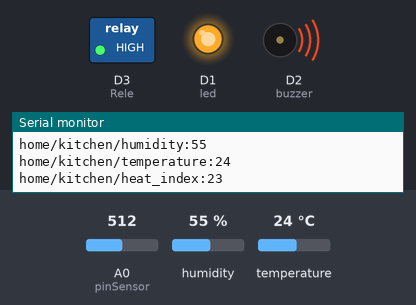
A sketch run on a simulated ESP8266 (NodeMCU). Shown: switched loads named in the sketch (green lamp = pin HIGH), output pins drawn as LEDs (lit = HIGH), buzzer (waves = sounding), the last lines printed to the serial monitor. The inputs (shaded band) are chosen by the test bench; at power-on: A0 (pinSensor) = 512, humidity 55 %, temperature 24 °C. WiFi joins after 1.5 s; servers stay silent unless stated; storage starts empty; random numbers use the default seed unless the sketch sets one; no MQTT or app messages arrive unless stated.

Above: at 2.7 s.
2.8 s: A0 (pinSensor) set to 328
7.1 s: A0 (pinSensor) set to 299
At 11.8 s:
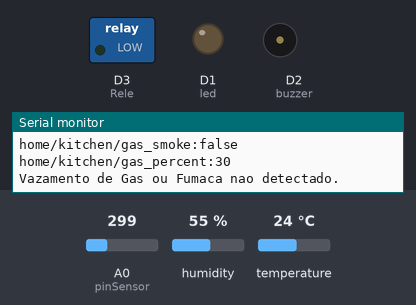
12.1 s: A0 (pinSensor) set to 511
At 14.8 s:
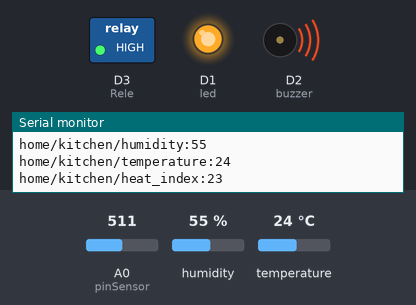
15.1 s: A0 (pinSensor) set to 306
At 16.8 s:
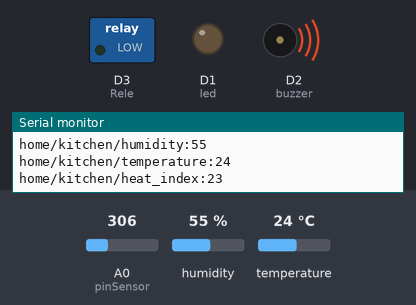
Timing chart, 0 to 20.2 s (numbered marks = the images above; inputs shaded):
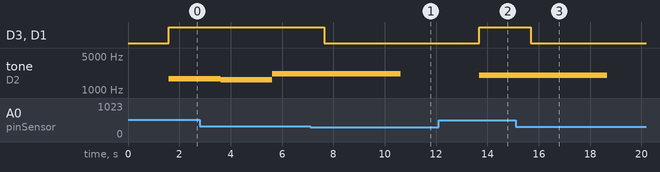

The sketch:

arduino-gas-sensor.ino
```cpp
#include <FS.h>  //this needs to be first, or it all crashes and burns...
#include <ESP8266WiFi.h>   //https://github.com/esp8266/Arduino
#include <DNSServer.h>
#include <ESP8266WebServer.h>
#include <WiFiManager.h>         //https://github.com/tzapu/WiFiManager
#include <WiFiClient.h>
#include <ArduinoJson.h>         //https://github.com/bblanchon/ArduinoJson
#include <DHT.h>
#include <MQTTClient.h>

//define your default values here, if there are different values in config.json, they are overwritten.
char mqtt_server[40] = "192.168.1.105";
char mqtt_port[6] = "1883";


//flag for saving data
bool shouldSaveConfig = false;

//callback notifying us of the need to save config
void saveConfigCallback () {
  Serial.println("Should save config");
  shouldSaveConfig = true;
}

MQTTClient mqttClient;
WiFiClient netClient;

bool debug = true;

//Constants and Variables
DHT dht(D4, DHT22);
int pinSensor = A0; //Pino Sensor
int Rele = D3; //Pino Relé
int buzzer = D2; //Pino Buzzer
int led = D1;
//int var = 0;
char ValDesarm = 30; //Percent of gas or smoke that will be considered by the sensor  //define your default values here, if there are different values in config.json, they are overwritten.
int value = 0;

void setup() {
 Serial.begin(115200);

 randomSeed(analogRead(0));

 pinMode(pinSensor, INPUT);
 pinMode(Rele, OUTPUT);
 pinMode(buzzer, OUTPUT);
 pinMode(led, OUTPUT);

  //clean FS, for testing
   //SPIFFS.format();

  //read configuration from FS json
  Serial.println("mounting FS...");

    if (SPIFFS.begin()) {
    Serial.println("mounted file system");
    if (SPIFFS.exists("/config.json")) {
      //file exists, reading and loading
      Serial.println("reading config file");
      File configFile = SPIFFS.open("/config.json", "r");
      if (configFile) {
        Serial.println("opened config file");
        size_t size = configFile.size();
        // Allocate a buffer to store contents of the file.
        std::unique_ptr<char[]> buf(new char[size]);

        configFile.readBytes(buf.get(), size);
        DynamicJsonBuffer jsonBuffer;
        JsonObject& json = jsonBuffer.parseObject(buf.get());
        json.printTo(Serial);
        if (json.success()) {
          Serial.println("\nparsed json");
          strcpy(mqtt_server, json["mqtt_server"]);
          strcpy(mqtt_port, json["mqtt_port"]);
   //       strcpy(ValDesarm, json["valDesarm"]);
        } else {
          Serial.println("failed to load json config");
        }
        configFile.close();
      }
    }
  } else {
    Serial.println("failed to mount FS");
  }
  //end read
  // The extra parameters to be configured (can be either global or just in the setup)
  // After connecting, parameter.getValue() will get you the configured value
  // id/name placeholder/prompt default length
  WiFiManagerParameter custom_mqtt_server("server", "mqtt server", mqtt_server, 40);
  WiFiManagerParameter custom_mqtt_port("port", "mqtt port", mqtt_port, 6);
 // WiFiManagerParameter custom_val_desarm("ValDesarm", "ValDesarm", ValDesarm, 4);

  ESP8266WebServer server(80);

  //WiFiManager
  //Local intialization. Once its business is done, there is no need to keep it around
  WiFiManager wifiManager; //default custom static IP

  //reset saved settings
  //wifiManager.resetSettings();

  //set config save notify callback
  wifiManager.setSaveConfigCallback(saveConfigCallback);

 //add all your parameters here
  wifiManager.addParameter(&custom_mqtt_server);
  wifiManager.addParameter(&custom_mqtt_port);
 //wifiManager.addParameter(&custom_val_desarm);

  //for some reason that I can't understood why at my home, I only have sucess to connect to wifi AP using the code below :(
  if(!wifiManager.autoConnect("gas_sensor")){
    Serial.println("failed to connect, we should reset as see if it connects");
    delay(3000);
    ESP.reset();
    delay(5000);
  }

  Serial.println("local ip:");
  Serial.println(WiFi.localIP());

  if (debug) {
    Serial.println("");
    Serial.print("Connected to:");
    Serial.println(WiFi.SSID());
    Serial.print("IP address: ");
    Serial.println(WiFi.localIP());
    //if you get here you have connected to the WiFi
    Serial.println("connected...yeey :)");
  }

  //read updated parameters (if applicable)
  strcpy(mqtt_server, custom_mqtt_server.getValue());
  strcpy(mqtt_port, custom_mqtt_port.getValue());
  //strcpy(ValDesarm, custom_val_desarm.getValue());


  //save the custom parameters to FS
  if (shouldSaveConfig) {
    Serial.println("saving config");
    DynamicJsonBuffer jsonBuffer;
    JsonObject& json = jsonBuffer.createObject();
    json["mqtt_server"] = mqtt_server;
    json["mqtt_port"] = mqtt_port;
   // json["ValDesarm"] = ValDesarm;

    File configFile = SPIFFS.open("/config.json", "w");
    if (!configFile) {
      Serial.println("failed to open config file for writing");
    } else {
      json.printTo(Serial);
      json.printTo(configFile);
    }
    configFile.close();
  }

  dht.begin();

    Serial.print("MQTT Server:");
    Serial.println(mqtt_server);
    Serial.print("MQTT Port:");
    Serial.println(mqtt_port);
    Serial.println("Local ip: ");
    Serial.println(WiFi.localIP());
    Serial.print("Gateway:");
    Serial.println(WiFi.gatewayIP());
    Serial.print("subnetMask:");
    Serial.println(WiFi.subnetMask());
    Serial.print("Value Alarm:");
    Serial.println(ValDesarm);

    mqttClient.begin(mqtt_server, netClient);
    Serial.print("\On the Setup()! connecting to MQTT...");
    while (!mqttClient.connect("gas_sensor")) {
      Serial.print(".");
      delay(1000);
    }
}

void loop(){
  mqttClient.loop();
  if (!mqttClient.connected()) {
    mqttClient.connect("gas_sensor");
    Serial.print("\n On the loop()! connecting to MQTT...");
    while (!mqttClient.connect("gas_sensor")) {
      Serial.print(".");
      delay(1000);
    }
  }

  GasSensor(analogRead(pinSensor));
  Thermometer();
  delay(1000);
}

// Function to measure the temperature and humidity
void Thermometer() {
  float h = dht.readHumidity();
  // Read temperature as Celsius (the default)
  float t = dht.readTemperature();

  // Check if any reads failed and exit early (to try again).
  if (isnan(h) || isnan(t)) {
    Serial.println("Failed to read from DHT sensor!");
    return;
  }
  // Compute heat index in Celsius (isFahreheit = false)
  float hic = dht.computeHeatIndex(t, h, false);
  send_data("home/kitchen/humidity", h);
  send_data("home/kitchen/temperature", t);
  send_data("home/kitchen/heat_index", hic);
}


void GasSensor(long AnalogPinSensorValue) {
  value = analogRead(AnalogPinSensorValue); //Read value of the sensor at the moment.
  value = map(value, 0, 1023, 0, 100); //convert value to percentage
  Serial.print("Value: ");
  Serial.println(value); // write the value on serial
  if(value<=ValDesarm){
     //digitalWrite(buzzer, LOW); //TURN OFF the buzzer
     digitalWrite(led, LOW); // TURN OFF the Led
     digitalWrite(Rele, LOW); // TURN OFF the rele/solenoide.
     send_data("home/kitchen/gas_smoke", "false");
     send_data("home/kitchen/gas_percent", ValDesarm);
     Serial.println("Vazamento de Gas ou Fumaca nao detectado.");
     delay(1000); // Time....
  }else{
     digitalWrite(Rele, HIGH); // Turn ON the rele/solenoide
//     digitalWrite(buzzer, HIGH);
     tone(buzzer, random(500, 2500), 5000); //Buzzzz ON tho show that have a situation!!!!
     digitalWrite(led, HIGH); // Turn ON Red Led... we are in a situation!!!
     send_data("home/kitchen/gas_smoke", "true"); // Send data to MQTT
     send_data("home/kitchen/gas_percent", ValDesarm);
     Serial.println("Alarm ON!!!"); // Write messages in the serial port
     Serial.println("Rele/Solenoide TURN OFF GAS!!!");
     Serial.println("Led - GAS or SMOKE detected in the room!!");
     delay(1000); //Time....
  }
}

void send_data(String topic, long data) {
  send_data(topic, String(data));
}

void send_data(String topic, String data) {
  Serial.print(topic);
  Serial.print(":");
  Serial.println(data);
  mqttClient.publish(topic, data);
}
```

Measured:
- the behaviour switches between 313 and 312 on A0 (pinSensor) (found by bisection; images 0 and 1)
- after the input at 7.1 s, D3 (Rele), D1 (led): HIGH → LOW after 0.54 s
- after the input at 12.1 s, D3 (Rele), D1 (led): LOW → HIGH after 1.6 s; tone on D2 (buzzer): silent → 1998 Hz after 1.6 s
- after the input at 15.1 s, D3 (Rele), D1 (led): HIGH → LOW after 0.59 s
